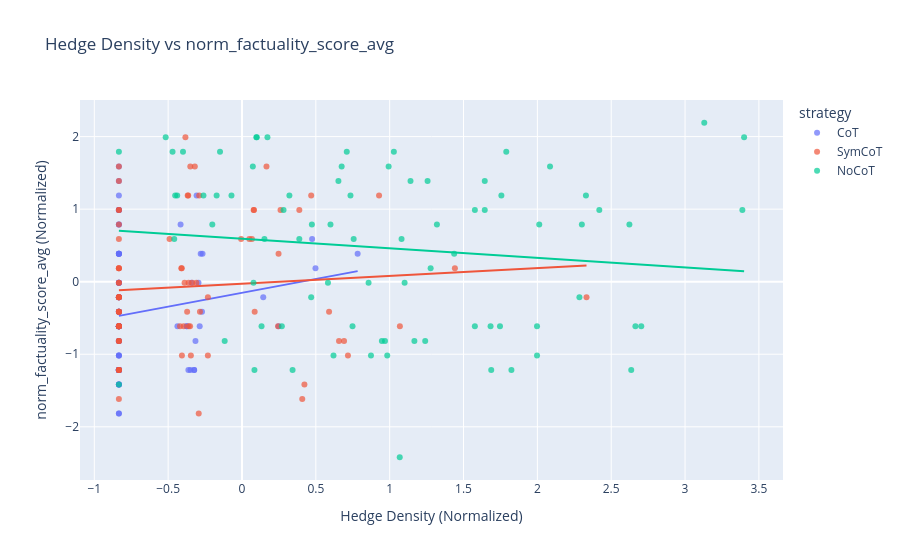

The notebook cell saved with this chart:
### Markdown cell above
## 4. Hedge Density vs Factuality Scatter
Investigating whether models that use more hedging (uncertainty markers) are more or less factual.

### Code cell
if 'df' in locals():
    # Identify the correct factuality metric available in the dataset
    fact_cols = ['norm_factuality_score_avg', 'norm_factuality_precision_50_']
    available_fact_cols = [c for c in fact_cols if c in df.columns]
    
    if 'norm_answer_hedge_density' in df.columns and len(available_fact_cols) > 0:
        target_fact_col = available_fact_cols[0]  # Use the first available
        
        title = f'Hedge Density vs {target_fact_col}'
        fig4 = px.scatter(
            df,
            x='norm_answer_hedge_density',
            y=target_fact_col,
            color='strategy',
            trendline='ols', # requires statsmodels
            hover_data=['department', 'category'] if 'department' in df.columns and 'category' in df.columns else None,
            title=title,
            labels={
                'norm_answer_hedge_density': 'Hedge Density (Normalized)',
                target_fact_col: f'{target_fact_col} (Normalized)'
            },
            opacity=0.7
        )
        fig4.write_html(f"./analysis/06_{to_snake_case(title)}.html")
        fig4.show()
    else:
        print("Required columns for Hedge Density vs Factuality Scatter are missing in the dataset.")
